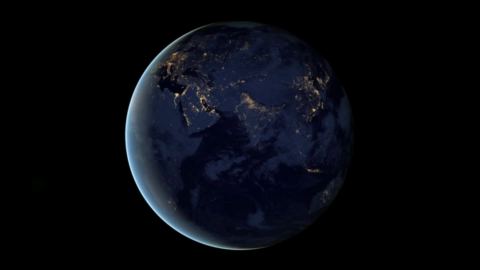
#> input picture frame 90 of videos/file_example.mp4, 480 x 270 px
$ python imageTransformation.py
#> lines starting #> are read from the running program, lines starting #| are printed output that depends on the picture; after the words box and inside, x2 and y2 are one past the last pixel; in counts of white or black regions, pixels touching at a corner belong together
import cv2
import numpy as np

# IMAGE
video = cv2.VideoCapture('videos/file_example.mp4')

while True:
    success, img = video.read()
#> img is the input picture: shape (270, 480, 3); mean B, G, R 14.7, 9.1, 7.3

    img = cv2.GaussianBlur(img, (9, 9), 0)
    img = cv2.cvtColor(img, cv2.COLOR_BGR2GRAY)
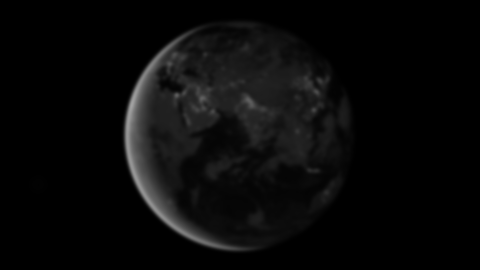
#> img: shape (270, 480); min 0, max 161, mean 9.2
    img = cv2.Canny(img, 30, 30)
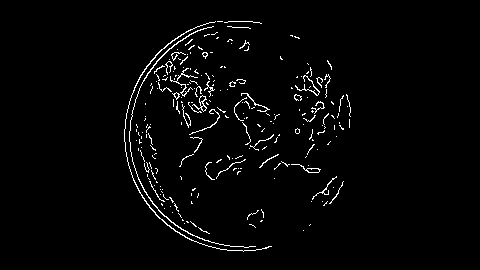
#> img: shape (270, 480); 2.4% white in thin lines or dots, all inside (x1, y1, x2, y2) = (124, 21, 351, 252)
    kernel = np.ones((5, 5), np.uint8)
    img = cv2.dilate(img, kernel, iterations=1)
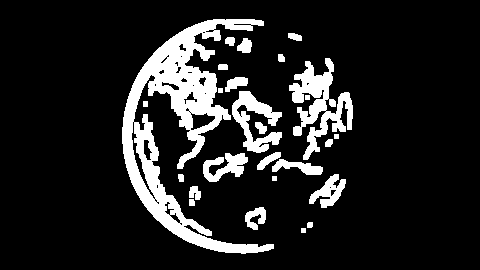
#> img: shape (270, 480); 13.5% white; 26 white regions, largest, box (x1, y1, x2, y2) and area: (122, 19, 274, 254) 10140, (289, 58, 353, 160) 2631, (232, 91, 282, 153) 1351
    img = cv2.erode(img, kernel, iterations=1)
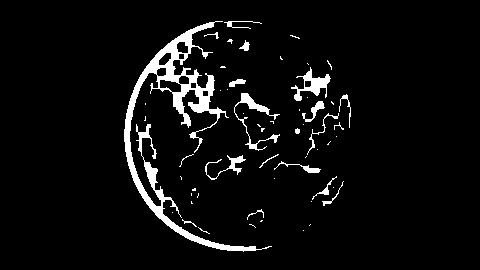
#> img: shape (270, 480); 5.3% white; 56 white regions (36 under 20 px), largest, box (x1, y1, x2, y2) and area: (124, 21, 272, 252) 4577, (291, 67, 331, 101) 466, (234, 93, 280, 151) 452

    cv2.imshow('Result', img)

    if cv2.waitKey(1) & 0xFF == ord('q'):
#> (key q is pressed here)
        break

$ run again, starting later in the video
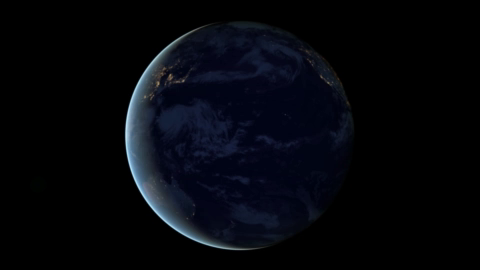
#> input picture frame 720 of videos/file_example.mp4, 480 x 270 px
#> img is the input picture: shape (270, 480, 3); mean B, G, R 11.9, 6.6, 4.9
#> `img = cv2.Canny(img, 30, 30)`:
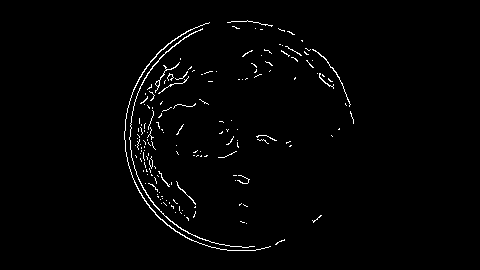
#> img: shape (270, 480); 1.6% white in thin lines or dots, all inside (x1, y1, x2, y2) = (124, 20, 354, 251)
#> `img = cv2.erode(img, kernel, iterations=1)`:
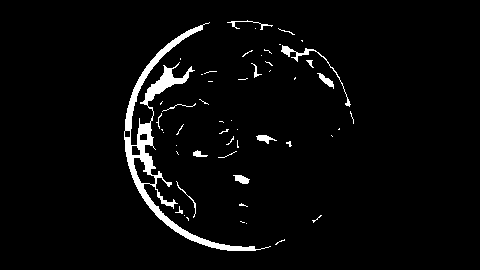
#> img: shape (270, 480); 3.6% white; 53 white regions (38 under 20 px), largest, box (x1, y1, x2, y2) and area: (124, 22, 271, 251) 3418, (281, 45, 351, 107) 262, (317, 73, 334, 89) 99
